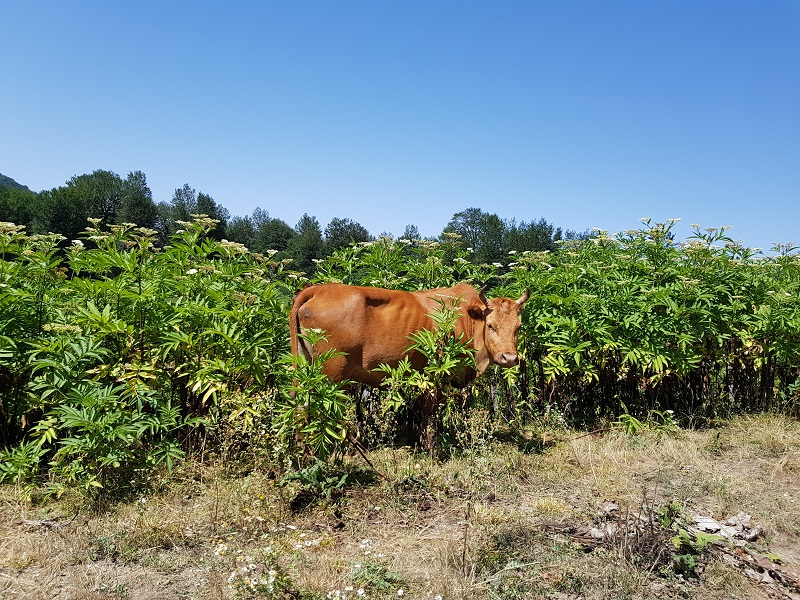
#> input picture 01-Basics/Images/input.jpg, 800 x 600 px, found by its file name
$ jupyter execute --allow-errors 02-Grayscaling.ipynb
#> lines starting #> are read from the running program, lines starting #| are printed output that depends on the picture
## 1- Converting Color image to Grayscale

- Method 1

[cell 1]
import cv2 as cv

img = cv.imread('./images/input.jpg')
#> img is the input picture: shape (600, 800, 3); mean B, G, R 128.9, 134.4, 116.5
cv.imshow('Original', img)
cv.waitKey()

gray_img = cv.cvtColor(img, cv.COLOR_BGR2GRAY)
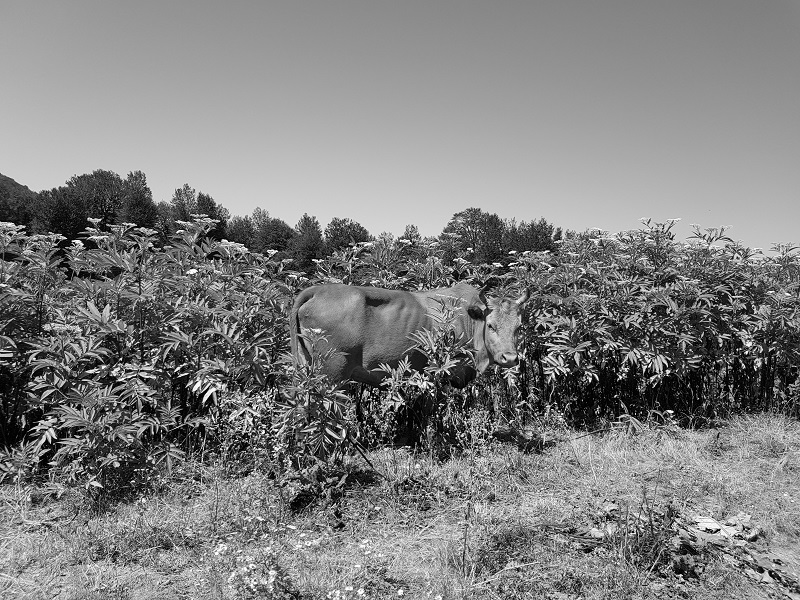
#> gray_img: shape (600, 800); min 0, max 255, mean 128.4

cv.imshow('Grayscale', gray_img)
cv.waitKey()
cv.destroyAllWindows()

- Method 2

[cell 2]
img = cv.imread('./images/input.jpg', 0)
#> img: shape (600, 800); min 0, max 255, mean 128.3
cv.imshow('Grayscale', img)
cv.waitKey()
cv.destroyAllWindows()

print(img.shape)
#| (600, 800)

## 2- Convert with matplotlib

[cell 3]
import matplotlib.pyplot as plt

img = cv.imread('./images/input.jpg', 0)

[cell 4]
plt.imshow(img)

[cell 5]
plt.imshow(img, cmap='gray')

## 3- Check Dimensions

[cell 6]
img = cv.imread('./images/input.jpg')

B, G, R = img[10, 50]
#> B = 228; G = 166; R = 112

print(B, G, R)
#| 228 166 112
print("shape:", img.shape)
#| shape: (600, 800, 3)

[cell 7]
gray_img = cv.cvtColor(img, cv.COLOR_BGR2GRAY)

print(gray_img[10, 50])
#| 157
print("shape:", gray_img.shape)
#| shape: (600, 800)

- using numpy

[cell 8]
round(0.2989*R + 0.5870*G + 0.1140*B)
#> Out = 157

[cell 9]
new_img = img[:,:,0]//3 + img[...,1]//3 + img[...,2]//3
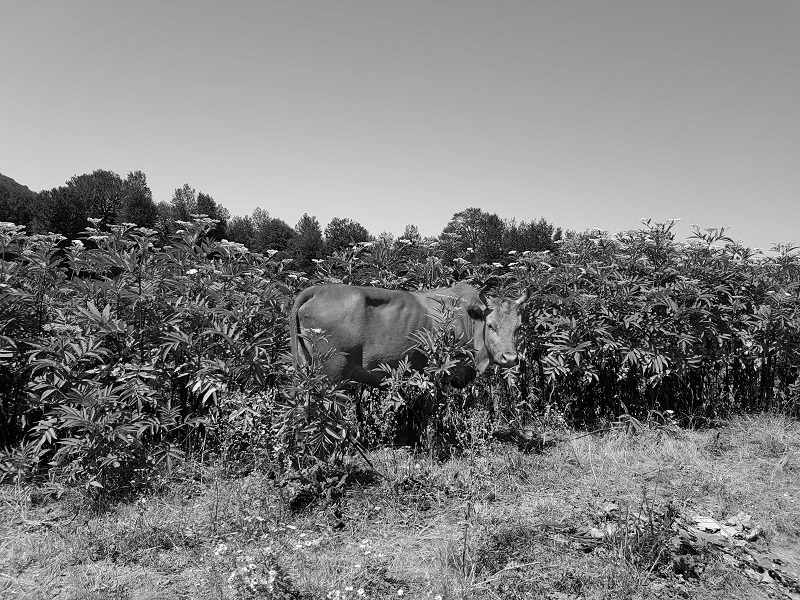
#> new_img: shape (600, 800); min 0, max 254, mean 125.6
new_img.shape
#> Out = (600, 800)

$ run again, with 01-Basics/Images/asalooye.jpg copied over 01-Basics/Images/input.jpg
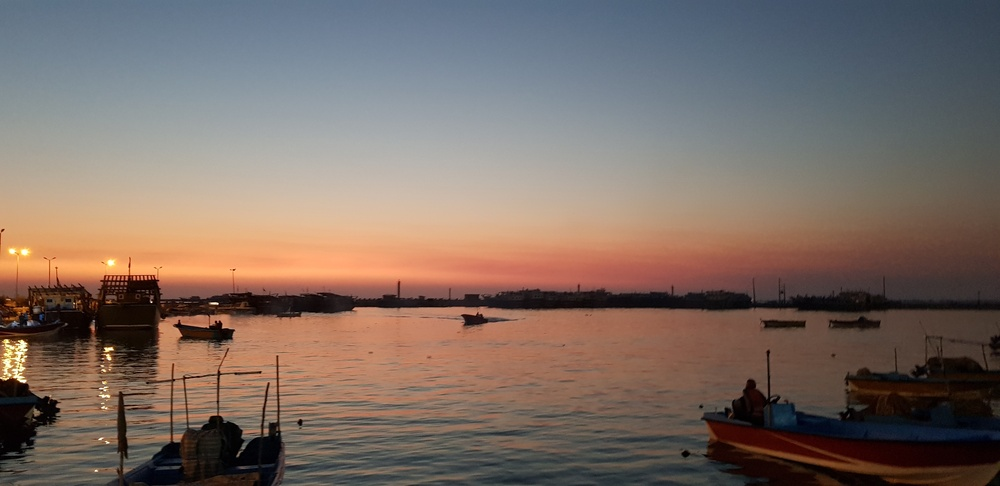
#> input picture 01-Basics/Images/asalooye.jpg, 1000 x 486 px, shrunk from 4032 x 1960 before the run, found by its file name
#> img is the input picture: shape (486, 1000, 3); mean B, G, R 100.4, 108.2, 123.7
#> `gray_img = cv.cvtColor(img, cv.COLOR_BGR2GRAY)`:
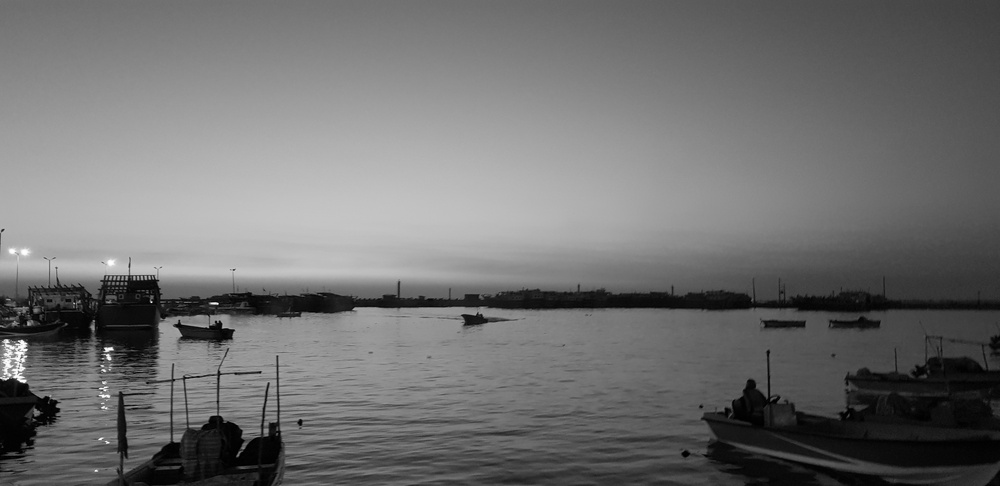
#> gray_img: shape (486, 1000); min 0, max 254, mean 111.9
#> img: shape (486, 1000)
#| (486, 1000)
#> B = 135; G = 115; R = 97
#| 135 115 97
#| shape: (486, 1000, 3)
#| 112
#| shape: (486, 1000)
#> `round(0.2989*R + 0.5870*G + 0.1140*B)`: Out = 112
